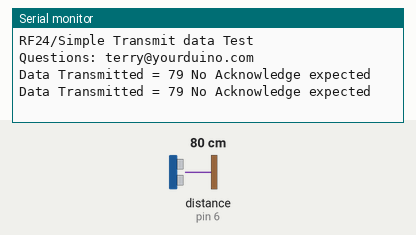
Recording of a sketch running on a simulated Arduino Nano, built with avr-gcc and run on an emulated ATmega328P. Parts: the last lines printed to the serial monitor. Wiring (inferred from the names in the program): ultrasonic range finder: trigger pin 7; echo pin 6. The test bench sets the inputs (shaded band); at power-on: distance to the obstacle (sensor on pin 6) 80 cm. The echo pulse lasts 58.3 µs per cm; no radio packets arrive unless stated.

Above: at 1.8 s.
1.9 s: distance to the obstacle (sensor on pin 6) set to 2 cm
At 2.5 s:
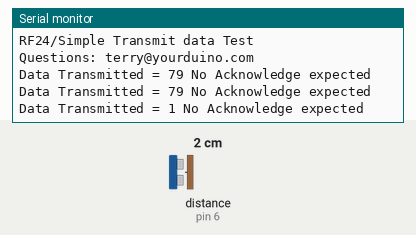
3.4 s: distance to the obstacle (sensor on pin 6) set to 4 cm
At 4.8 s:
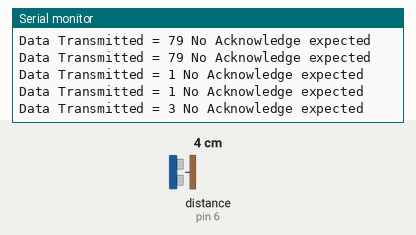
Timing chart, 0 to 6.4 s (numbered marks = the images above; inputs shaded):
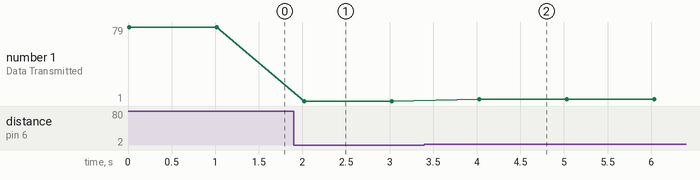

Measured:
- after the input at 1.9 s, the serial monitor: prints a new line after 0.12 s (image 1)
- after the input at 3.4 s, the serial monitor: prints a new line after 0.63 s (image 2)
- plotted number 1: 79 → 1 after the input at 1.9 s, 1 → 3 after the input at 3.4 s

The sketch:

SimpleTxRx_Master.ino
```cpp
/* YourDuinoStarter Example: Simple nRF24L01 Transmit
  - WHAT IT DOES: Transmits simple fixed data with nRF24L01 radio
  - SEE the comments after "//" on each line below
   Start with radios about 4 feet apart.
  - SEE the comments after "//" on each line below
  - CONNECTIONS: nRF24L01 Modules See:
  http://arduino-info.wikispaces.com/Nrf24L01-2.4GHz-HowTo
  Uses the RF24 Library by TMRH2o here:
  https://github.com/TMRh20/RF24

  Arduino Nano V3.0 pinout:
   1 - GND
   2 - VCC 3.3V !!! NOT 5V
   3 - CE to Arduino pin 9
   4 - CSN to Arduino pin 10
   5 - SCK to Arduino pin 13
   6 - MOSI to Arduino pin 11
   7 - MISO to Arduino pin 12
   8 - UNUSED

   V1.02 02/06/2016
   Questions: terry@yourduino.com */

/*-----( Import needed libraries )-----*/
#include <SPI.h>   // Comes with Arduino IDE
#include "RF24.h"  // Download and Install (See above)

/*-----( Declare Constants and Pin Numbers )-----*/
const int CE_Pin = 9; // Declare CE (Chip Enable) to pin 9
const int CSN_Pin = 10; // Declare CSN (Chip Select) to pin 10
//None yet
#define echoPin 6
#define trigPin 7
long distance, duration;
/*-----( Declare objects )-----*/
/***      Set this radio as radio number 0 or 1         ***/
bool radioNumber = 0;
// (Create an instance of a radio, specifying the CE and CS pins. )
RF24 myRadio (CE_Pin, CSN_Pin); // "myRadio" is the identifier you will use in following methods

/*-----( Declare Variables )-----*/
byte addresses[][6] = {"Node1", "Node2"}; // Create address for 1 pipe.
int dataTransmitted;  // Data that will be Transmitted from the transmitter

void setup()   /****** SETUP: RUNS ONCE ******/
{
  // Use the serial Monitor (Symbol on far right). Set speed to 115200 (Bottom Right)
  Serial.begin(115200);
  pinMode(echoPin, INPUT_PULLUP);
  pinMode(trigPin, OUTPUT);
  Serial.println(F("RF24/Simple Transmit data Test"));
  Serial.println(F("Questions: terry@yourduino.com"));

  /*-----------------( Setup nRF24L01 )--------------*/
  dataTransmitted = 100; // Arbitrary known data to transmit. Change it to test...
  myRadio.begin();  // Start up the physical nRF24L01 Radio
  myRadio.setCRCLength(RF24_CRC_8); // Options: 8, 16
  myRadio.setDataRate(RF24_250KBPS); // Options: 250KBPS, 1MBPS, 2MBPS
  myRadio.setChannel(108);  // Above most Wifi Channels
  myRadio.setPALevel(RF24_PA_MAX); // Set the PA Level low to prevent power supply related issues since this is a getting_started sketch, and the likelihood of close proximity of the devices. RF24_PA_MAX is default.
  //  myRadio.setPALevel(RF24_PA_MAX);  // Uncomment for more power
  //myRadio.setRetries(10,10); // Set minimum time for 10 retries.
  myRadio.openWritingPipe(addresses[0]); // Use the first entry in array 'addresses' (Only 1 right now)
  myRadio.openReadingPipe(1, addresses[1]);
  myRadio.startListening();
}//--(end setup )---


void loop()   /****** LOOP: RUNS CONSTANTLY ******/
{
  myRadio.stopListening();
  digitalWrite(trigPin, LOW);  // Added this line
  delayMicroseconds(2); // Added this line
  digitalWrite(trigPin, HIGH);
//  delayMicroseconds(1000); - Removed this line
  delayMicroseconds(10); // Added this line
  digitalWrite(trigPin, LOW);
  duration = pulseIn(echoPin, HIGH);
  distance = (duration/2) * 0.0343;
  //dataTransmitted = dataTransmitted + 1;  // Send different data next time
  myRadio.write(&distance, sizeof(distance)); //  Transmit the data

  Serial.print(F("Data Transmitted = "));
  Serial.print(distance);
  Serial.println(F(" No Acknowledge expected"));
  delay(1000);

}//--(end main loop )---

/*-----( Declare User-written Functions )-----*/


//*********( THE END )***********
```
